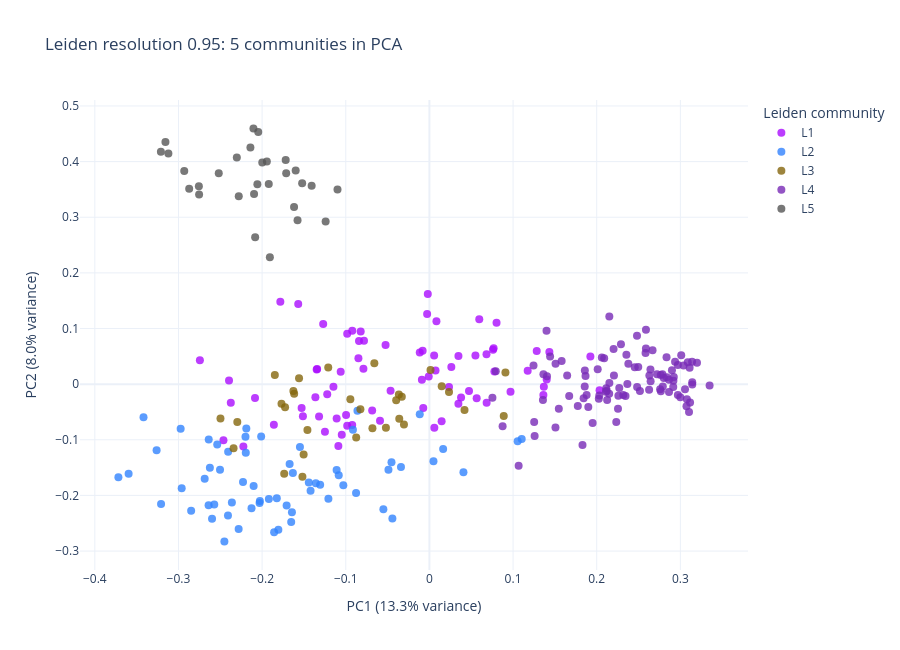
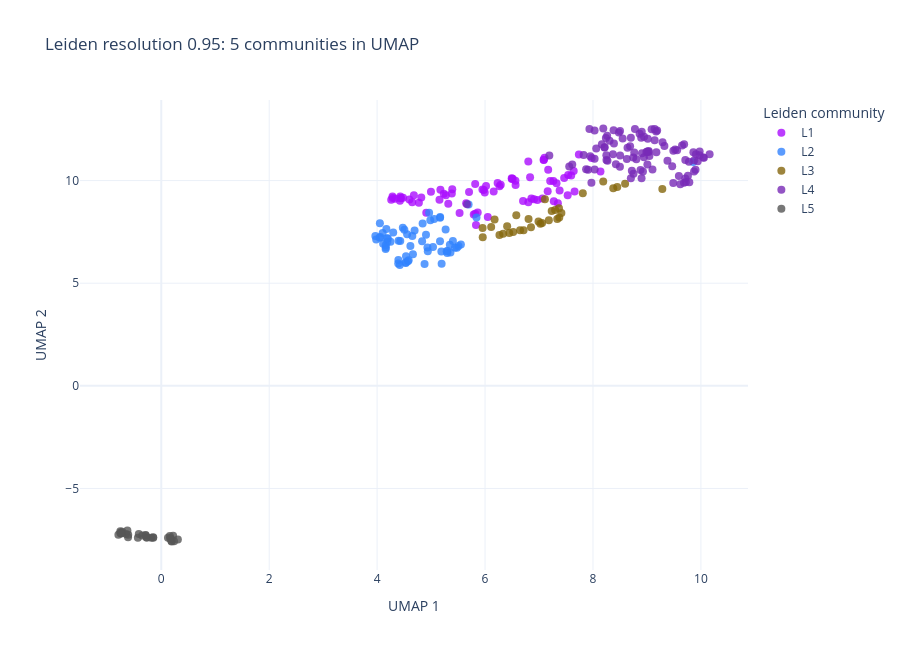

These figures' notebook cell, in order:
### Markdown cell above
### PCA and UMAP coloured by the chosen Leiden resolution

Choose any resolution already computed in the sweep. These plots reuse the earlier PCA and UMAP coordinates; **Leiden is still fitted to the original embedding similarity graph**. Both plots use the same community colours. Changing this resolution only changes the displayed labels; it does not refit projections or overwrite the resolution used by the previous representative table. Both controls default to SELECTED_LEIDEN_RESOLUTION from the graph setup cell.

### Code cell
LEIDEN_PLOT_RESOLUTION = globals().get('SELECTED_LEIDEN_RESOLUTION', 0.95)
# Accept results already computed with an unrounded np.arange grid.
_resolution_matches = [r for r in leiden_results
                       if np.isclose(float(r), LEIDEN_PLOT_RESOLUTION, rtol=0, atol=1e-12)]
if len(_resolution_matches) != 1:
    raise ValueError(f'Resolution {LEIDEN_PLOT_RESOLUTION:g} is missing or ambiguous. '
                     f'Available fitted resolutions: {sorted(leiden_results)}. Rerun the sweep if needed.')
LEIDEN_PLOT_RESOLUTION = _resolution_matches[0]
required_columns = ['PCA 1', 'PCA 2', 'UMAP 1', 'UMAP 2']
if any(column not in plot_data for column in required_columns):
    raise RuntimeError('Run the earlier PCA and UMAP cells before this view.')

leiden_projection = plot_data.copy()
plot_labels = leiden_results[LEIDEN_PLOT_RESOLUTION]['labels']
assert len(plot_labels) == len(leiden_projection)
leiden_projection['Leiden community'] = [f'L{i}' for i in plot_labels]
community_order = [f'L{i}' for i in sorted(np.unique(plot_labels))]
community_colors = {
    label: px.colors.qualitative.Alphabet[i % len(px.colors.qualitative.Alphabet)]
    for i, label in enumerate(community_order)
}
leiden_projection_figures = []
for x, y, projection in [('PCA 1', 'PCA 2', 'PCA'), ('UMAP 1', 'UMAP 2', 'UMAP')]:
    figure = px.scatter(
        leiden_projection, x=x, y=y, color='Leiden community',
        category_orders={'Leiden community': community_order}, color_discrete_map=community_colors,
        hover_name='Paper', hover_data={'Paper ID': True, 'Key': True, 'source_filename': True,
            'segments': True, 'Text preview': True, x: False, y: False},
        title=f'Leiden resolution {LEIDEN_PLOT_RESOLUTION}: {len(community_order)} communities in {projection}',
        template='plotly_white', height=650,
    )
    figure.update_traces(marker={'size': 8, 'opacity': .8})
    if projection == 'PCA':
        figure.update_xaxes(title=f'PC1 ({pca.explained_variance_ratio_[0]:.1%} variance)')
        figure.update_yaxes(title=f'PC2 ({pca.explained_variance_ratio_[1]:.1%} variance)')
    figure.show()
    leiden_projection_figures.append(figure)
